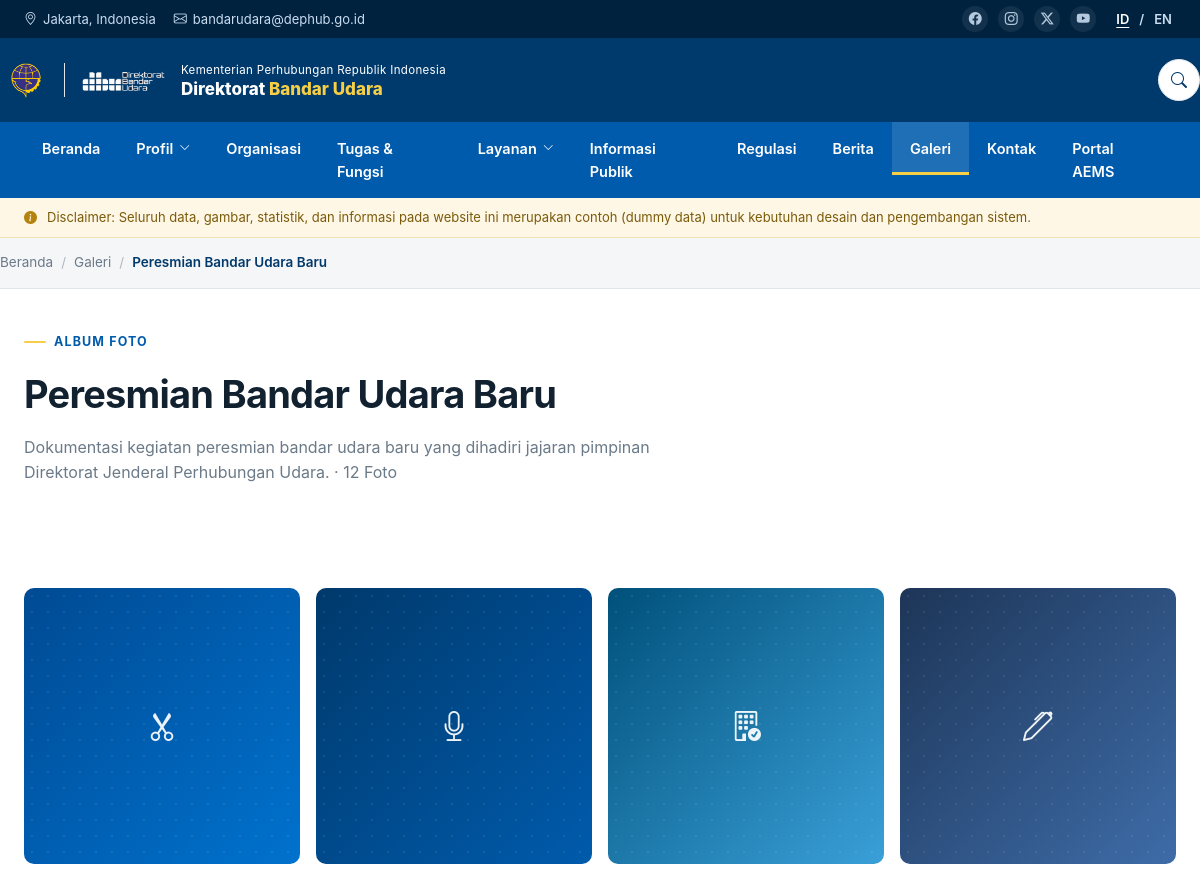
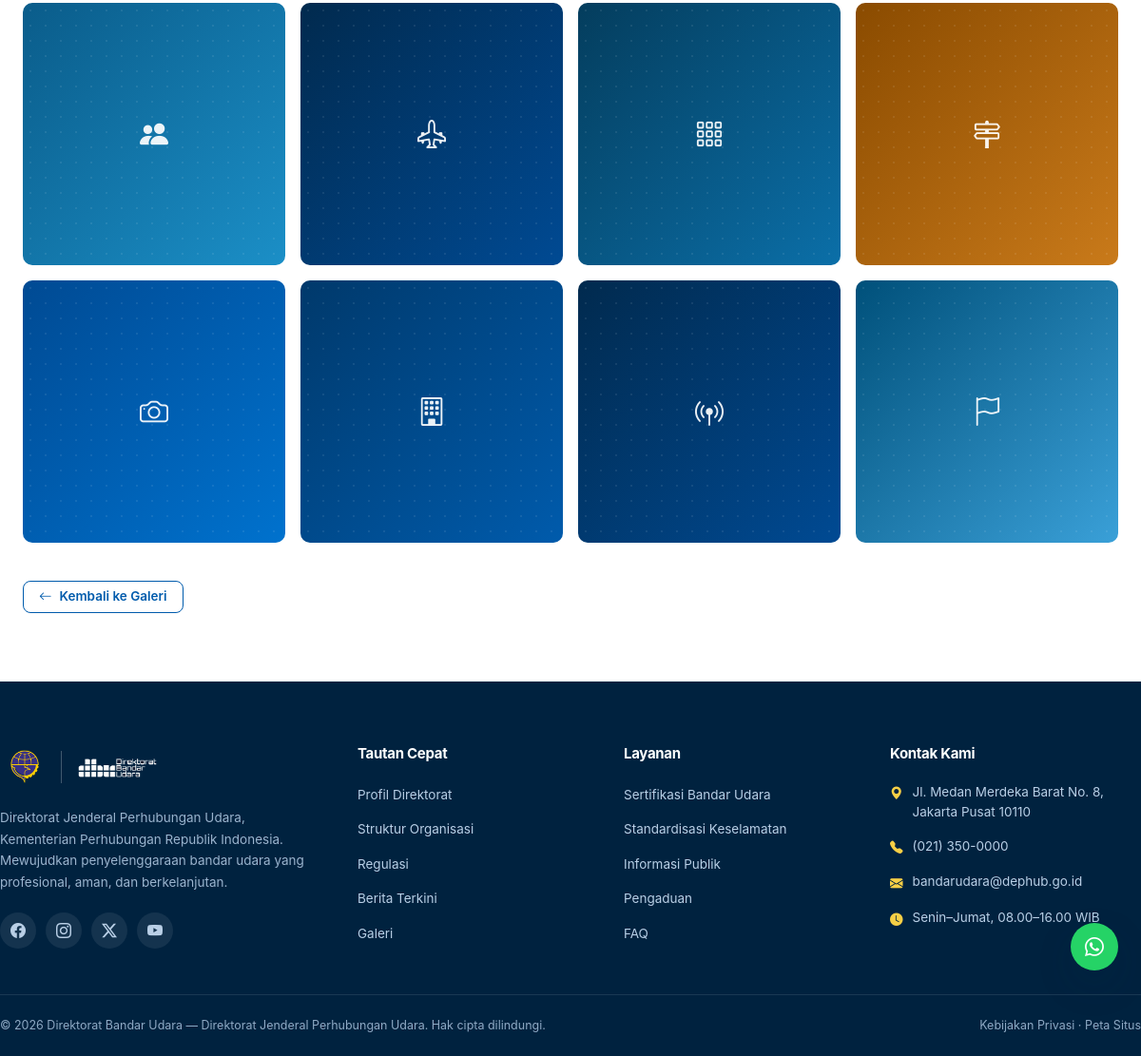
Screenshot of /frontend/pages/galeri-detail.php with the database file from the repository (2 pictures, top to bottom).
### tables this page shows
CREATE TABLE `menu_items` (
  `id` INT UNSIGNED AUTO_INCREMENT PRIMARY KEY,
  `location` ENUM('navbar','footer_quick','footer_service','social') NOT NULL DEFAULT 'navbar',
  `parent_id` INT UNSIGNED NULL,
  `label` VARCHAR(120) NOT NULL,
  `url` VARCHAR(255) NOT NULL DEFAULT '#',
  `icon` VARCHAR(80) NULL,
  `match_pages` VARCHAR(255) NULL,
  `is_external` TINYINT(1) NOT NULL DEFAULT 0,
  `sort` INT NOT NULL DEFAULT 0,
  `is_active` TINYINT(1) NOT NULL DEFAULT 1,
  KEY `idx_menu_loc` (`location`,`parent_id`,`sort`)
);

CREATE TABLE `gallery_photos` (
  `id` INT UNSIGNED AUTO_INCREMENT PRIMARY KEY,
  `album_id` INT UNSIGNED NULL,
  `title` VARCHAR(200) NOT NULL,
  `caption` VARCHAR(255) NULL,
  `image` VARCHAR(255) NULL,
  `art_class` VARCHAR(20) NOT NULL DEFAULT 'art-1',
  `icon` VARCHAR(80) NULL,
  `show_on_home` TINYINT(1) NOT NULL DEFAULT 0,
  `sort` INT NOT NULL DEFAULT 0,
  `is_active` TINYINT(1) NOT NULL DEFAULT 1,
  KEY `idx_photo_album` (`album_id`),
  CONSTRAINT `fk_photo_album` FOREIGN KEY (`album_id`) REFERENCES `gallery_albums`(`id`) ON DELETE SET NULL
);

### frontend/bootstrap.php (called while the page is built, shortened)
<?php
require_once dirname(__DIR__) . '/shared/functions.php';
function url(string $path = ''): string
{
    $path = ltrim($path, '/');
    return FRONTEND_URL . '/' . $path;
}
function page_ctx(): array
{
    return $GLOBALS['dbu_page'];
}
function partial(string $name, array $vars = []): void
{
    extract($vars, EXTR_SKIP);
    include __DIR__ . '/partials/' . $name . '.php';
}

### shared/db.php (called while the page is built, shortened)
<?php
function db(): PDO
{
    static $pdo = null;
    if ($pdo instanceof PDO) {
        return $pdo;
    }
    $dsn = sprintf('mysql:host=%s;port=%s;dbname=%s;charset=utf8mb4', DB_HOST, DB_PORT, DB_NAME);
    try {
        $pdo = new PDO($dsn, DB_USER, DB_PASS, [
            PDO::ATTR_ERRMODE            => PDO::ERRMODE_EXCEPTION,
            PDO::ATTR_DEFAULT_FETCH_MODE => PDO::FETCH_ASSOC,
            PDO::ATTR_EMULATE_PREPARES   => false,
        ]);
    } catch (PDOException $e) {
        http_response_code(500);
        $detail = APP_DEBUG ? htmlspecialchars($e->getMessage(), ENT_QUOTES) : '';
        exit(
            '<div style="font-family:system-ui;max-width:640px;margin:80px auto;padding:28px;'
            . 'border:1px solid #E1E6EB;border-radius:12px;">'
            . '<h2 style="margin:0 0 10px;color:#00396B">Koneksi basis data gagal</h2>'
            . '<p style="color:#3B4B5A;line-height:1.6">Pastikan MySQL/MariaDB berjalan dan basis data '
            . '<code>' . DB_NAME . '</code> sudah dibuat. Jalankan <code>database/schema.sql</code> lalu '
            . '<code>database/seed.sql</code>.</p>'
            . ($detail ? '<pre style="background:#F5F6F8;padding:12px;border-radius:8px;overflow:auto">' . $detail . '</pre>' : '')
            . '</div>'
        );
    }
    return $pdo;
}
function db_all(string $sql, array $params = []): array
{
    $stmt = db()->prepare($sql);
    $stmt->execute($params);
    return $stmt->fetchAll();
}
function db_one(string $sql, array $params = []): ?array
{
    $stmt = db()->prepare($sql);
    $stmt->execute($params);
    $row = $stmt->fetch();
    return $row === false ? null : $row;
}

### frontend/pages/galeri-detail.php (the view, shortened to what this page needs)
<?php
require_once dirname(__DIR__) . '/bootstrap.php';
$slug  = trim($_GET['slug'] ?? '');
$album = $slug !== ''
    ? db_one('SELECT * FROM gallery_albums WHERE slug = ? AND is_active = 1', [$slug])
    : db_one('SELECT * FROM gallery_albums WHERE is_active = 1 ORDER BY sort, id LIMIT 1');
$photos = db_all('SELECT * FROM gallery_photos WHERE album_id = ? AND is_active = 1 ORDER BY sort, id', [$album['id']]);
page_start('galeri', [
    'title'       => $album['title'] . ' — Galeri — ' . setting('site_name'),
    'description' => excerpt($album['description'], 200),
    'breadcrumbs' => [['label' => 'Galeri', 'url' => 'pages/galeri.php'], ['label' => excerpt($album['title'], 60)]],
]);
partial('header');
?>
<section class="section">
  <div class="container">
    <div class="gallery-grid">
      <?php foreach ($photos as $photo): ?>
      <div class="gallery-item" data-lightbox data-caption="<?= e($photo['caption'] ?: $photo['title']) ?>">
        <?= art_block($photo['image'], $photo['art_class'], $photo['icon'], '', $photo['title']) ?>
      </div>
      <?php endforeach; ?>
    </div>
    <div style="margin-top:40px;">
      <a href="<?= e(url('pages/galeri.php')) ?>" class="btn btn-outline-blue btn-sm"><i class="bi bi-arrow-left"></i> Kembali ke Galeri</a>
    </div>
  </div>
</section>
<?php
partial('footer');

### frontend/partials/header.php (shortened to what this page needs)
<?php
$ctx  = page_ctx();
$navs = menu_items('navbar');
$currentFile = $ctx['file'];
?>
<!DOCTYPE html>
<html lang="id">
<head>
<link rel="stylesheet" href="https://cdnjs.cloudflare.com/ajax/libs/bootstrap-icons/1.11.3/font/bootstrap-icons.min.css">
<link rel="stylesheet" href="<?= e(url('css/style.css')) ?>">
</head>
<body>
<div class="topbar">
  <div class="container">
    <div class="topbar-left">
      <span class="hide-sm"><i class="bi bi-geo-alt"></i> <?= e(setting('contact_city')) ?></span>
      <span class="hide-sm"><i class="bi bi-envelope"></i> <?= e(setting('contact_email')) ?></span>
    </div>
    <div class="topbar-right">
      <div class="social-mini">
        <?php foreach (social_links() as $s): ?>
        <a href="<?= eurl($s['url']) ?>" aria-label="<?= e($s['label']) ?>"><i class="bi <?= e($s['icon']) ?>"></i></a>
        <?php endforeach; ?>
      </div>
      <div class="lang-switch"><button class="active">ID</button><span>/</span><button>EN</button></div>
    </div>
  </div>
</div>
<div class="sticky-stack">
  <header class="header">
    <div class="container brandrow">
      <a href="<?= e(url('index.php')) ?>" class="brand">
        <div class="brand-logos">
          <div class="logo-badge">
            <img src="<?= e(asset_url(setting('logo_primary', 'assets/images/kemenhub.png'))) ?>" alt="Logo Kementerian Perhubungan">
          </div>
          <div class="logo-badge small">
            <img src="<?= e(asset_url(setting('logo_secondary', 'assets/images/logo-dbu.png'))) ?>" alt="Logo Direktorat Bandar Udara">
          </div>
        </div>
        <div class="brand-text">
          <div class="kop"><?= e(setting('brand_kop')) ?></div>
          <div class="name"><?= e(setting('brand_name')) ?> <span><?= e(setting('brand_name_accent')) ?></span></div>
        </div>
      </a>
      <div class="header-actions">
        <button class="icon-btn" data-search-toggle aria-label="Cari"><i class="bi bi-search"></i></button>
      </div>
    </div>
  </header>
  <nav class="navbar">
    <div class="container">
      <ul class="navlist">
        <?php foreach ($navs as $item):
            $match  = split_list($item['match_pages'], ' ');
            $active = $match && in_array($currentFile, $match, true);
        ?>
        <li<?= $active ? ' class="active"' : '' ?>>
          <a href="<?= e($item['is_external'] ? $item['url'] : url($item['url'])) ?>"<?= $item['is_external'] ? ' target="_blank" rel="noopener"' : '' ?>>
            <?= e($item['label']) ?><?= $item['children'] ? ' <i class="bi bi-chevron-down" style="font-size:11px"></i>' : '' ?>
          </a>
        </li>
        <?php endforeach; ?>
      </ul>
    </div>
  </nav>
  <?php if (setting('disclaimer_active', '1') === '1' && setting('disclaimer_text') !== ''): ?>
  <div class="disclaimer">
    <div class="container">
      <i class="bi bi-info-circle-fill"></i>
      <span><?= e(setting('disclaimer_text')) ?></span>
    </div>
  </div>
  <?php endif; ?>
</div>
<?php if (!empty($ctx['breadcrumbs'])): ?>
<div class="breadcrumb-bar">
  <div class="container breadcrumb">
    <a href="<?= e(url('index.php')) ?>">Beranda</a>
    <?php foreach ($ctx['breadcrumbs'] as $i => $crumb):
        $last = $i === count($ctx['breadcrumbs']) - 1; ?>
      <span class="sep">/</span>
      <?php if (!$last && !empty($crumb['url'])): ?>
        <a href="<?= e(url($crumb['url'])) ?>"><?= e($crumb['label']) ?></a>
      <?php else: ?>
        <span class="current"><?= e($crumb['label']) ?></span>
      <?php endif; ?>
    <?php endforeach; ?>
  </div>
</div>
<?php endif; ?>

### shared/functions.php (shortened to what this page needs)
<?php
require_once __DIR__ . '/db.php';
function e(?string $value): string
{
    return htmlspecialchars((string) $value, ENT_QUOTES | ENT_SUBSTITUTE, 'UTF-8');
}
function eurl(?string $value): string
{
    $value = trim((string) $value);
    return e($value);
}
function split_list(?string $value, string $sep = ','): array
{
    if (trim((string) $value) === '') {
        return [];
    }
    return array_values(array_filter(array_map('trim', explode($sep, $value)), fn($v) => $v !== ''));
}
function settings(): array
{
    static $cache = null;
    if ($cache === null) {
        $cache = [];
        foreach (db_all('SELECT setting_key, value FROM settings') as $row) {
            $cache[$row['setting_key']] = $row['value'];
        }
    }
    return $cache;
}
function setting(string $key, string $default = ''): string
{
    $all = settings();
    return isset($all[$key]) && $all[$key] !== null && $all[$key] !== '' ? $all[$key] : $default;
}
function menu_items(string $location): array
{
    static $cache = [];
    if (!isset($cache[$location])) {
        $rows = db_all(
            'SELECT * FROM menu_items WHERE location = ? AND is_active = 1 ORDER BY sort, id',
            [$location]
        );
        $tree = [];
        foreach ($rows as $row) {
            if ($row['parent_id'] === null) {
                $row['children'] = [];
                $tree[$row['id']] = $row;
            }
        }
        foreach ($rows as $row) {
            if ($row['parent_id'] !== null && isset($tree[$row['parent_id']])) {
                $tree[$row['parent_id']]['children'][] = $row;
            }
        }
        $cache[$location] = array_values($tree);
    }
    return $cache[$location];
}
function social_links(): array
{
    $map = [
        'social_facebook'  => ['bi-facebook', 'Facebook'],
        'social_instagram' => ['bi-instagram', 'Instagram'],
        'social_twitter'   => ['bi-twitter-x', 'Twitter'],
        'social_youtube'   => ['bi-youtube', 'YouTube'],
    ];
    $out = [];
    foreach ($map as $key => [$icon, $label]) {
        $url = setting($key);
        if ($url !== '') {
            $out[] = ['url' => $url, 'icon' => $icon, 'label' => $label];
        }
    }
    return $out;
}
function art_block(?string $image, ?string $artClass, ?string $icon, string $extraClass = '', string $alt = ''): string
{
    $artClass = $artClass ?: 'art-1';
    $iconHtml = $icon ? '<div class="art-inner"><i class="bi ' . e($icon) . '"></i></div>' : '';
    return '<div class="art ' . e($artClass) . ' ' . e($extraClass) . '">' . $iconHtml . '</div>';
}
function asset_url(?string $path): string
{
    $path = ltrim((string) $path, '/');
    return FRONTEND_URL . '/' . $path;
}

### frontend/partials/footer.php (shortened to what this page needs)
<?php
$quick    = menu_items('footer_quick');
$svcLinks = menu_items('footer_service');
$socials  = social_links();
?>
<footer class="footer">
  <div class="container footer-top">
    <div class="footer-brand">
      <div class="footer-logos">
        <div class="logo-badge">
          <img src="<?= e(asset_url(setting('logo_primary', 'assets/images/kemenhub.png'))) ?>" alt="Logo Kementerian Perhubungan">
        </div>
        <div class="logo-badge small">
          <img src="<?= e(asset_url(setting('logo_secondary', 'assets/images/logo-dbu.png'))) ?>" alt="Logo Direktorat Bandar Udara">
        </div>
      </div>
      <p><?= e(setting('footer_description')) ?></p>
      <div class="footer-social">
        <?php foreach ($socials as $s): ?>
        <a href="<?= eurl($s['url']) ?>" aria-label="<?= e($s['label']) ?>"><i class="bi <?= e($s['icon']) ?>"></i></a>
        <?php endforeach; ?>
      </div>
    </div>
    <div>
      <h4>Tautan Cepat</h4>
      <ul class="footer-links">
        <?php foreach ($quick as $item): ?>
        <li><a href="<?= e($item['is_external'] ? $item['url'] : url($item['url'])) ?>"><?= e($item['label']) ?></a></li>
        <?php endforeach; ?>
      </ul>
    </div>
    <div>
      <h4>Layanan</h4>
      <ul class="footer-links">
        <?php foreach ($svcLinks as $item): ?>
        <li><a href="<?= e($item['is_external'] ? $item['url'] : url($item['url'])) ?>"><?= e($item['label']) ?></a></li>
        <?php endforeach; ?>
      </ul>
    </div>
    <div>
      <h4>Kontak Kami</h4>
      <ul class="footer-contact">
        <li><i class="bi bi-geo-alt-fill"></i><span><?= e(setting('contact_address')) ?></span></li>
        <li><i class="bi bi-telephone-fill"></i><span><?= e(setting('contact_phone')) ?></span></li>
        <li><i class="bi bi-envelope-fill"></i><span><?= e(setting('contact_email')) ?></span></li>
        <li><i class="bi bi-clock-fill"></i><span><?= e(setting('contact_hours')) ?></span></li>
      </ul>
    </div>
  </div>
  <div class="container footer-bottom">
    <span>&copy; <?= date('Y') ?> <?= e(setting('footer_copyright')) ?></span>
    <span><a href="#">Kebijakan Privasi</a> &middot; <a href="<?= e(url('pages/kontak.php')) ?>">Peta Situs</a></span>
  </div>
</footer>
<div class="floating-col">
  <a class="fab fab-wa" href="<?= eurl(setting('whatsapp_url', '#')) ?>" aria-label="WhatsApp"><i class="bi bi-whatsapp"></i></a>
</div>
</body>
</html>

### rows the page displays
menu_items: label "Beranda"
menu_items: label "Profil"
menu_items: label "Organisasi"
menu_items: label "Tugas & Fungsi"
menu_items: label "Layanan"
menu_items: label "Informasi Publik"
menu_items: label "Regulasi"
menu_items: label "Berita"
menu_items: label "Galeri"
menu_items: label "Kontak"
menu_items: label "Portal AEMS"
menu_items: label "Profil Direktorat"
menu_items: label "Struktur Organisasi"
menu_items: label "Regulasi"
menu_items: label "Berita Terkini"
menu_items: label "Galeri"
menu_items: label "Sertifikasi Bandar Udara"
menu_items: label "Standardisasi Keselamatan"
menu_items: label "Informasi Publik"
menu_items: label "Pengaduan"
menu_items: label "FAQ"

### other values shown
setting('contact_city') "Jakarta, Indonesia"
setting('contact_email') "bandarudara@dephub.go.id"
setting('brand_kop') "Kementerian Perhubungan Republik Indonesia"
setting('brand_name') "Direktorat"
setting('brand_name_accent') "Bandar Udara"
setting('disclaimer_text') "Disclaimer: Seluruh data, gambar, statistik, dan informasi pada website ini merupakan contoh (dummy data) untuk kebutuhan desain dan pengembangan sistem."
$crumb['label'] "Peresmian Bandar Udara Baru"
$meta['eyebrow'] "ALBUM FOTO"
$meta['heading'] "Peresmian Bandar Udara Baru"
$meta['subtitle'] "Dokumentasi kegiatan peresmian bandar udara baru yang dihadiri jajaran pimpinan Direktorat Jenderal Perhubungan Udara. · 12 Foto"
setting('footer_description') "Direktorat Jenderal Perhubungan Udara, Kementerian Perhubungan Republik Indonesia. Mewujudkan penyelenggaraan bandar udara yang profesional, aman, dan berkelanjutan."
setting('contact_address') "Jl. Medan Merdeka Barat No. 8, Jakarta Pusat 10110"
setting('contact_phone') "(021) 350-0000"
setting('contact_hours') "Senin–Jumat, 08.00–16.00 WIB"
setting('footer_copyright') "Direktorat Bandar Udara — Direktorat Jenderal Perhubungan Udara. Hak cipta dilindungi."
